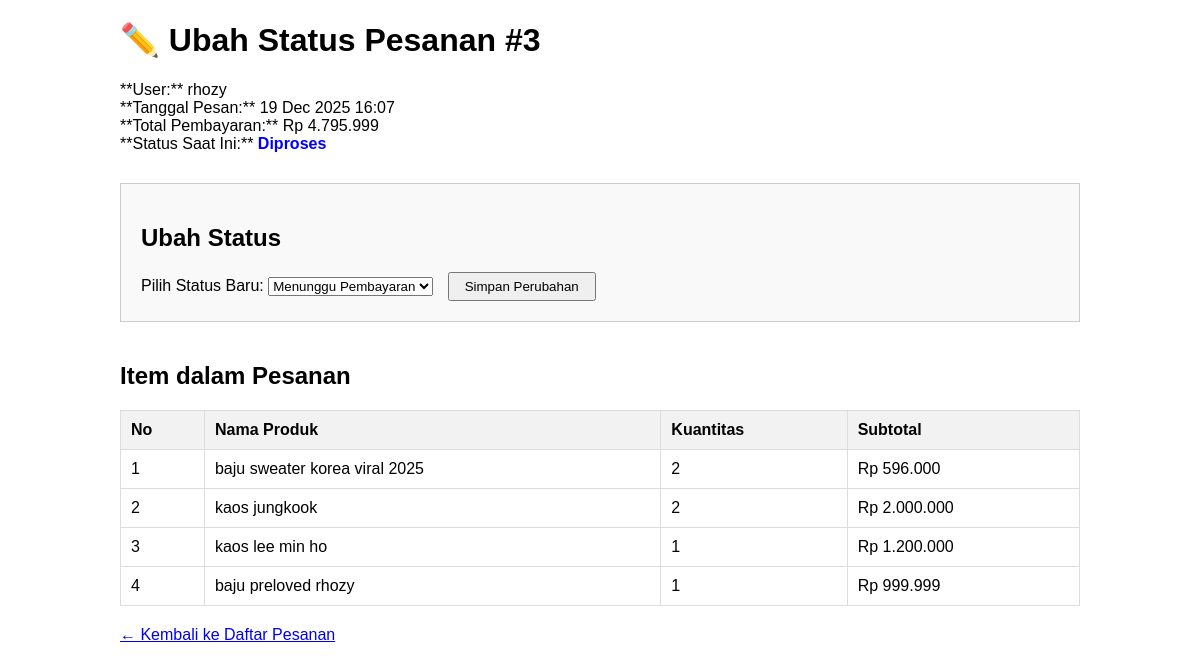
Screenshot of /admin/ubah_status.php?id=3 (signed in) with the database file from the repository.
### tables this page shows
CREATE TABLE `transaksi` (
  `id_transaksi` int(11) NOT NULL,
  `id_user` int(11) NOT NULL,
  `tanggal_pesan` datetime NOT NULL,
  `total_bayar` decimal(10,2) NOT NULL,
  `status` varchar(50) NOT NULL DEFAULT 'Menunggu Pembayaran'
);

CREATE TABLE `user` (
  `id` int(11) NOT NULL,
  `username` varchar(50) NOT NULL,
  `password` varchar(255) NOT NULL,
  `email` varchar(100) NOT NULL,
  `role` varchar(20) NOT NULL
);

CREATE TABLE `detail_transaksi` (
  `id_detail` int(11) NOT NULL,
  `id_transaksi` int(11) NOT NULL,
  `id_produk` int(11) NOT NULL,
  `kuantitas` int(11) NOT NULL,
  `subtotal` decimal(10,2) NOT NULL
);

CREATE TABLE `produk` (
  `id_produk` int(11) NOT NULL,
  `nama_produk` varchar(255) NOT NULL,
  `deskripsi` text NOT NULL,
  `harga` int(11) NOT NULL,
  `stok` int(11) NOT NULL,
  `gambar` varchar(255) NOT NULL
);

### admin/ubah_status.php (the view, shortened to what this page needs)
<?php
include '../koneksi.php';
$id_transaksi = $_GET['id'];
$status_options = ['Menunggu Pembayaran', 'Diproses', 'Dikirim', 'Selesai', 'Dibatalkan'];
$query_transaksi = "SELECT t.*, u.username
                    FROM transaksi t
                    JOIN user u ON t.id_user = u.id
                    WHERE t.id_transaksi = ?";
$stmt_transaksi = $koneksi->prepare($query_transaksi);
$stmt_transaksi->bind_param("i", $id_transaksi);
$stmt_transaksi->execute();
$result_transaksi = $stmt_transaksi->get_result();
$transaksi = $result_transaksi->fetch_assoc();
?>
<!DOCTYPE html>
<html lang="id">
<head>
</head>
<body>
    <h1>✏️ Ubah Status Pesanan #<?php echo $id_transaksi; ?></h1>
    <p>
        **User:** <?php echo htmlspecialchars($transaksi['username']); ?><br>
        **Tanggal Pesan:** <?php echo date('d M Y H:i', strtotime($transaksi['tanggal_pesan'])); ?><br>
        **Total Pembayaran:** Rp <?php echo number_format($transaksi['total_bayar'], 0, ',', '.'); ?><br>
        **Status Saat Ini:** <strong style="color: blue;"><?php echo htmlspecialchars($transaksi['status']); ?></strong>
    </p>
    <div class="status-form">
        <h2>Ubah Status</h2>
        <form method="POST" action="ubah_status.php?id=<?php echo $id_transaksi; ?>">
            <label for="status_baru">Pilih Status Baru:</label>
            <select name="status_baru" id="status_baru" required>
                <?php foreach ($status_options as $status) : ?>
                    <option value="<?php echo $status; ?>"
                        <?php echo ($status == $transaksi['status']) ? 'disabled' : ''; ?>
                        >
                        <?php echo $status; ?>
                    </option>
                <?php endforeach; ?>
            </select>
            <button type="submit" style="padding: 5px 15px; margin-left: 10px;">Simpan Perubahan</button>
        </form>
    </div>
    <h2 style="margin-top: 40px;">Item dalam Pesanan</h2>
    <table>
        <thead>
            <tr>
                <th>No</th>
                <th>Nama Produk</th>
                <th>Kuantitas</th>
                <th>Subtotal</th>
            </tr>
        </thead>
        <tbody>
            <?php
            $no = 1;
            $query_detail = "
                SELECT dt.*, p.nama_produk
                FROM detail_transaksi dt
                JOIN produk p ON dt.id_produk = p.id_produk
                WHERE dt.id_transaksi = ?";
            $stmt_detail = $koneksi->prepare($query_detail);
            $stmt_detail->bind_param("i", $id_transaksi);
            $stmt_detail->execute();
            $result_detail = $stmt_detail->get_result();
            while($detail = $result_detail->fetch_assoc()):
            ?>
                <tr>
                    <td><?php echo $no++; ?></td>
                    <td><?php echo htmlspecialchars($detail['nama_produk']); ?></td>
                    <td><?php echo $detail['kuantitas']; ?></td>
                    <td>Rp <?php echo number_format($detail['subtotal'], 0, ',', '.'); ?></td>
                </tr>
            <?php endwhile; ?>
        </tbody>
    </table>
    <p style="margin-top: 20px;"><a href="index.php">← Kembali ke Daftar Pesanan</a></p>
</body>
</html>

### admin/ubah_status.php (style rules this page uses)
body { font-family: Arial, sans-serif; width: 80%; margin: 20px auto; }
table { width: 100%; border-collapse: collapse; margin-top: 20px; }
th, td { border: 1px solid #ddd; padding: 10px; text-align: left; }
th { background-color: #f2f2f2; }
.status-form { margin-top: 30px; padding: 20px; border: 1px solid #ccc; background-color: #f9f9f9; }

### rows the page displays
transaksi: id_user.username "rhozy", tanggal_pesan "19 Dec 2025 16:07", total_bayar "4.795.999", status "Diproses"
detail_transaksi: id_produk.nama_produk "baju sweater korea viral 2025", kuantitas "2", subtotal "596.000"
detail_transaksi: id_produk.nama_produk "kaos jungkook", kuantitas "2", subtotal "2.000.000"
detail_transaksi: id_produk.nama_produk "kaos lee min ho", kuantitas "1", subtotal "1.200.000"
detail_transaksi: id_produk.nama_produk "baju preloved rhozy", kuantitas "1", subtotal "999.999"

### other values shown
$id_transaksi "3"
form field status_baru "Menunggu Pembayaran"
